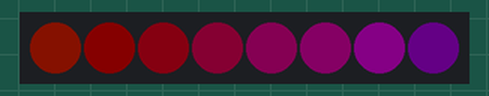
Recording of a sketch running on a simulated Arduino Mega 2560, built with avr-gcc and run on an emulated ATmega2560. Parts: 8 RGB LEDs in strip order, left to right. Wiring (inferred from the names in the program): APA102 LEDs: data pin 22; clock pin 23. Dim RGB values are drawn brighter than linear.

Above: at 0.14 s.
At 4.59 s:
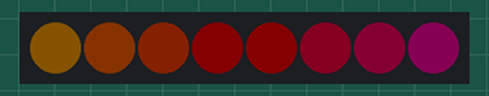
At 9.17 s:
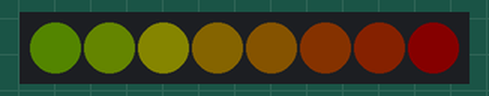
At 18.2 s:
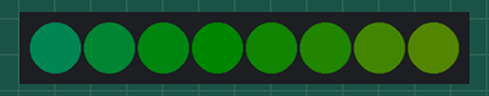
At 27.23 s:
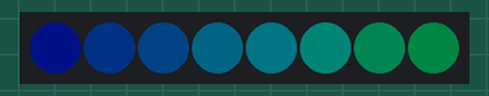
At 36.2 s:
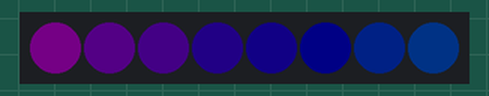

The sketch:

led.ino
```cpp
/* This example shows how to display a moving rainbow pattern on
 * an APA102-based LED strip. */

/* By default, the APA102 library uses pinMode and digitalWrite
 * to write to the LEDs, which works on all Arduino-compatible
 * boards but might be slow.  If you have a board supported by
 * the FastGPIO library and want faster LED updates, then install
 * the FastGPIO library and uncomment the next two lines: */
// #include <FastGPIO.h>
// #define APA102_USE_FAST_GPIO

#include "APA102.h"

// Define which pins to use.
const uint8_t dataPin = 22;
const uint8_t clockPin = 23;

// Create an object for writing to the LED strip.
APA102<dataPin, clockPin> ledStrip;

// Set the number of LEDs to control.
const uint16_t ledCount = 60;

// Create a buffer for holding the colors (3 bytes per color).
rgb_color colors[ledCount];

// Set the brightness to use (the maximum is 31).
const uint8_t brightness = 1;

void setup()
{
}

/* Converts a color from HSV to RGB.
 * h is hue, as a number between 0 and 360.
 * s is the saturation, as a number between 0 and 255.
 * v is the value, as a number between 0 and 255. */
rgb_color hsvToRgb(uint16_t h, uint8_t s, uint8_t v)
{
    uint8_t f = (h % 60) * 255 / 60;
    uint8_t p = (255 - s) * (uint16_t)v / 255;
    uint8_t q = (255 - f * (uint16_t)s / 255) * (uint16_t)v / 255;
    uint8_t t = (255 - (255 - f) * (uint16_t)s / 255) * (uint16_t)v / 255;
    uint8_t r = 0, g = 0, b = 0;
    switch((h / 60) % 6){
        case 0: r = v; g = t; b = p; break;
        case 1: r = q; g = v; b = p; break;
        case 2: r = p; g = v; b = t; break;
        case 3: r = p; g = q; b = v; break;
        case 4: r = t; g = p; b = v; break;
        case 5: r = v; g = p; b = q; break;
    }
    return rgb_color(r, g, b);
}

void loop()
{
  uint8_t time = millis() >> 4;

  for(uint16_t i = 0; i < ledCount; i++)
  {
    uint8_t p = time - i * 8;
    colors[i] = hsvToRgb((uint32_t)p * 359 / 256, 255, 255);
  }

  ledStrip.write(colors, ledCount, brightness);

  delay(10);
}
```

APA102.h
```cpp
// (licence header left out)
#pragma once

/*! \file APA102.h
 * This is the main header file for the APA102 library. */

#include <Arduino.h>

namespace Pololu
{
  #ifndef _POLOLU_RGB_COLOR
  #define _POLOLU_RGB_COLOR
  /*! A struct that can be used to represent colors.  Each field is a number
   * between 0 and 255 that represents the brightness of a component of the
   * color. */
  typedef struct rgb_color
  {
    uint8_t red, green, blue;
    rgb_color() {};
    rgb_color(uint8_t r, uint8_t g, uint8_t b) : red(r), green(g), blue(b) {};
  } rgb_color;
  #endif

  /*! An abstract base class for APA102.  This class is useful if you want
   *  to have a pointer that can point to different APA102 objects.
   *
   * The only virtual function provided by this class is write() because making
   * the low-level functions be virtual causes a noticeable slowdown.
   */
  class APA102Base
  {
  public:
    /*! Writes the specified colors to the LED strip.
     *
     * @param colors A pointer to an array of colors.
     * @param count The number of colors to write.
     * @param brightness A 5-bit brightness value (between 0 and 31) that will
     *   be written to each LED.
     */
    virtual void write(rgb_color * colors, uint16_t count, uint8_t brightness = 31) = 0;
  };

  /*! A template class that represents an APA102 or SK9822 LED strip controlled
   * by a particular clock and data pin.
   *
   * @param dataPin The Arduino pin number or name for the pin that will be
   *   used to control the data input.
   *
   * @param clockPin The Arduino pin number or name for the pin that will be
   *   used to control the clock input.
   */
  template<uint8_t dataPin, uint8_t clockPin> class APA102 : public APA102Base
  {
  public:

    virtual void write(rgb_color * colors, uint16_t count, uint8_t brightness = 31)
    {
      startFrame();
      for(uint16_t i = 0; i < count; i++)
      {
        sendColor(colors[i], brightness);
      }
      endFrame(count);
    }

    /*! Initializes the I/O lines and sends a "Start Frame" signal to the LED
     *  strip.
     *
     * This is part of the low-level interface provided by this class, which
     * allows you to send LED colors as you are computing them instead of
     * storing them in an array.  To use the low-level interface, first call
     * startFrame(), then call sendColor() some number of times, then call
     * endFrame(). */
    void startFrame()
    {
      init();
      transfer(0);
      transfer(0);
      transfer(0);
      transfer(0);
    }

    /*! Sends an "End Frame" signal to the LED strip.  This is the last step in
     * updating the LED strip if you are using the low-level interface described
     * in the startFrame() documentation.
     *
     * After this function returns, the clock and data lines will both be
     * outputs that are driving low.  This makes it easier to use one clock pin
     * to control multiple LED strips. */
    void endFrame(uint16_t count)
    {
      /* The data stream seen by the last LED in the chain will be delayed by
       * (count - 1) clock edges, because each LED before it inverts the clock
       * line and delays the data by one clock edge.  Therefore, to make sure
       * the last LED actually receives the data we wrote, the number of extra
       * edges we send at the end of the frame must be at least (count - 1).
       *
       * Assuming we only want to send these edges in groups of size K, the
       * C/C++ expression for the minimum number of groups to send is:
       *
       *   ((count - 1) + (K - 1)) / K
       *
       * The C/C++ expression above is just (count - 1) divided by K,
       * rounded up to the nearest whole number if there is a remainder.
       *
       * We set K to 16 and use the formula above as the number of frame-end
       * bytes to transfer.  Each byte has 16 clock edges.
       *
       * We are ignoring the specification for the end frame in the APA102
       * datasheet, which says to send 0xFF four times, because it does not work
       * when you have 66 LEDs or more, and also it results in unwanted white
       * pixels if you try to update fewer LEDs than are on your LED strip. */

      for (uint16_t i = 0; i < (count + 14)/16; i++)
      {
        transfer(0);
      }

      /* We call init() here to make sure we leave the data line driving low
       * even if count is 0 or 1. */
      init();
    }

    /*! Sends a single 24-bit color and an optional 5-bit brightness value.
     * This is part of the low-level interface described in the startFrame()
     * documentation. */
    void sendColor(uint8_t red, uint8_t green, uint8_t blue, uint8_t brightness = 31)
    {
      transfer(0b11100000 | brightness);
      transfer(blue);
      transfer(green);
      transfer(red);
    }

    /*! Sends a single 24-bit color and an optional 5-bit brightness value.
     * This is part of the low-level interface described in the startFrame()
     * documentation. */
    void sendColor(rgb_color color, uint8_t brightness = 31)
    {
      sendColor(color.red, color.green, color.blue, brightness);
    }

  protected:
    void init()
    {
      #ifdef APA102_USE_FAST_GPIO
      FastGPIO::Pin<dataPin>::setOutputLow();
      FastGPIO::Pin<clockPin>::setOutputLow();
      #else
      digitalWrite(dataPin, LOW);
      pinMode(dataPin, OUTPUT);
      digitalWrite(clockPin, LOW);
      pinMode(clockPin, OUTPUT);
      #endif
    }

    void transfer(uint8_t b)
    {
      #ifdef APA102_USE_FAST_GPIO
      FastGPIO::Pin<dataPin>::setOutputValue(b >> 7 & 1);
      FastGPIO::Pin<clockPin>::setOutputValueHigh();
      FastGPIO::Pin<clockPin>::setOutputValueLow();
      FastGPIO::Pin<dataPin>::setOutputValue(b >> 6 & 1);
      FastGPIO::Pin<clockPin>::setOutputValueHigh();
      FastGPIO::Pin<clockPin>::setOutputValueLow();
      FastGPIO::Pin<dataPin>::setOutputValue(b >> 5 & 1);
      FastGPIO::Pin<clockPin>::setOutputValueHigh();
      FastGPIO::Pin<clockPin>::setOutputValueLow();
      FastGPIO::Pin<dataPin>::setOutputValue(b >> 4 & 1);
      FastGPIO::Pin<clockPin>::setOutputValueHigh();
      FastGPIO::Pin<clockPin>::setOutputValueLow();
      FastGPIO::Pin<dataPin>::setOutputValue(b >> 3 & 1);
      FastGPIO::Pin<clockPin>::setOutputValueHigh();
      FastGPIO::Pin<clockPin>::setOutputValueLow();
      FastGPIO::Pin<dataPin>::setOutputValue(b >> 2 & 1);
      FastGPIO::Pin<clockPin>::setOutputValueHigh();
      FastGPIO::Pin<clockPin>::setOutputValueLow();
      FastGPIO::Pin<dataPin>::setOutputValue(b >> 1 & 1);
      FastGPIO::Pin<clockPin>::setOutputValueHigh();
      FastGPIO::Pin<clockPin>::setOutputValueLow();
      FastGPIO::Pin<dataPin>::setOutputValue(b >> 0 & 1);
      FastGPIO::Pin<clockPin>::setOutputValueHigh();
      FastGPIO::Pin<clockPin>::setOutputValueLow();
      #else
      digitalWrite(dataPin, b >> 7 & 1);
      digitalWrite(clockPin, HIGH);
      digitalWrite(clockPin, LOW);
      digitalWrite(dataPin, b >> 6 & 1);
      digitalWrite(clockPin, HIGH);
      digitalWrite(clockPin, LOW);
      digitalWrite(dataPin, b >> 5 & 1);
      digitalWrite(clockPin, HIGH);
      digitalWrite(clockPin, LOW);
      digitalWrite(dataPin, b >> 4 & 1);
      digitalWrite(clockPin, HIGH);
      digitalWrite(clockPin, LOW);
      digitalWrite(dataPin, b >> 3 & 1);
      digitalWrite(clockPin, HIGH);
      digitalWrite(clockPin, LOW);
      digitalWrite(dataPin, b >> 2 & 1);
      digitalWrite(clockPin, HIGH);
      digitalWrite(clockPin, LOW);
      digitalWrite(dataPin, b >> 1 & 1);
      digitalWrite(clockPin, HIGH);
      digitalWrite(clockPin, LOW);
      digitalWrite(dataPin, b >> 0 & 1);
      digitalWrite(clockPin, HIGH);
      digitalWrite(clockPin, LOW);
      #endif
    }

  };
}

using namespace Pololu;
```
